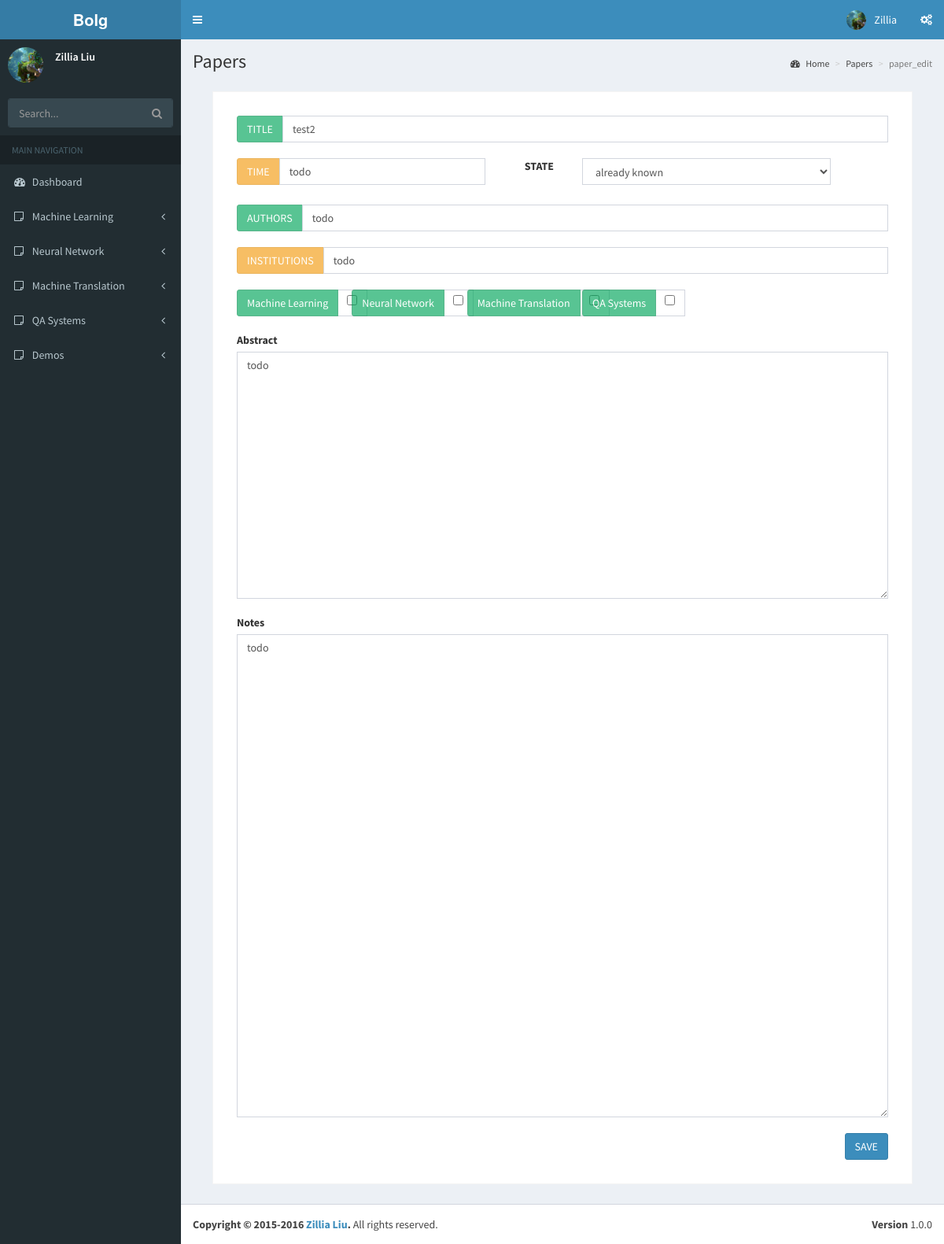
Page /paper_edit/21 on the committed database.
### backend/models.py (models this page shows)
class MySideBar(models.Model):
    id = models.AutoField(primary_key=True)
    entry_name = models.CharField(max_length=200)

class MyPapers(models.Model):
    id = models.AutoField(primary_key=True)
    time = models.CharField(max_length=100, default="0000-00-00")
    name = models.CharField(max_length=500)
    authors = models.CharField(max_length=200)
    institutions = models.CharField(max_length=200)
    abstract = models.TextField()
    notes = models.TextField()
    state = models.IntegerField(default=2)          # 0 already known; 1 to be reread; 2 to be implemented
    tag = models.TextField(default=None, null=True)

### front_web/views.py (the view)
# urls.py: url(r'^paper_edit/(.+)$', views.paper_edit, name=''),
def paper_edit(request, paper_id):
    context = load_context()
    if paper_id == 'new':
        raw_state = [['selected', "already known"], ['', "to be reread"], ['', "to be implemented"]]
        raw_tag = [[tag, ''] for tag in context["sidebar"]]
        context['paper_info'] = ['new', 'todo', 'todo', raw_state, raw_tag, 'todo', 'todo', 'todo', 'todo']
        return render(request, 'paper_edit.html', context)
    paper_object = MyPapers.objects.filter(id=int(paper_id))[0]
    paper_info = [paper_object.id, paper_object.name, paper_object.time,
                  paper_object.authors, paper_object.institutions, paper_object.abstract, paper_object.notes]
    paper_state = [['', "already known"], ['', "to be reread"], ['', "to be implemented"]]
    paper_state[paper_object.state][0] = 'selected'
    paper_info.insert(3, paper_state)
    paper_tag = []
    for tag in context["sidebar"]:
        if tag in json.loads(paper_object.tag):
            paper_tag.append([tag, 'checked'])
        else:
            paper_tag.append([tag, ''])
    paper_info.insert(4, paper_tag)
    context['paper_info'] = paper_info
    return render(request, 'paper_edit.html', context)

### front_web/views.py (called while the page is built)
def load_context():
    context = {}
    sidebar = [x.entry_name for x in MySideBar.objects.all()]
    context['sidebar'] = sidebar
    return context

### front_web/template/paper_edit.html (shortened to what this page needs)
{% extends "base.html" %}
{% load djangomarkdown %}
{% block sidebar_menu %}
    {% for bar in sidebar %}
        <li class="treeview">
            <a href="#">
                <i class="fa fa-sticky-note-o"></i> <span>{{ bar }}</span>
                <span class="pull-right-container">
                    <i class="fa fa-angle-left pull-right"></i>
                </span>
            </a>
        </li>
    {% endfor %}
{% endblock %}
{% block page_location %}Papers{% endblock %}
{% block page_location_list %}
    <li><a href="/zillia"><i class="fa fa-dashboard"></i> Home</a></li>
    <li><a href="/paper_lists">Papers</a></li>
    <li class="active">paper_edit</li>
{% endblock %}
{% block main_content %}
    <section class="invoice">
        <div class="row">
            <div class="col-xs-12">
                <form id="paper_edit_form" action="/submit_paper_edit/{{ paper_info.0 }}" method="post">
                    <div class="row">
                        <div class="col-xs-12">
                            <div class="input-group margin">
                                <div class="input-group-btn">
                                    <button type="button" class="btn btn-success" disabled>TITLE</button>
                                </div>
                                <input type="text" name="title" class="form-control" value="{{ paper_info.1 }}">
                            </div>
                        </div>
                        <div class="col-xs-5">
                            <div class="input-group margin">
                                <div class="input-group-btn">
                                    <button type="button" class="btn btn-warning" disabled>TIME</button>
                                </div>
                                <input type="text" name="time" class="form-control" value="{{ paper_info.2 }}">
                            </div>
                        </div>
                        <div class="col-xs-1">
                            <div class="margin">
                                <label>STATE</label>
                            </div>
                        </div>
                        <div class="col-xs-5">
                            <div class="margin">
                                <div class="form-group">
                                    <select class="form-control" name="state">
                                        {% for paper_state_option in paper_info.3 %}
                                            <option {{ paper_state_option.0 }}>{{ paper_state_option.1 }}</option>
                                        {% endfor %}
                                    </select>
                                </div>
                            </div>
                        </div>
                    </div>
                    <div class="row">
                        <div class="col-xs-12">
                            <div class="input-group margin">
                                <div class="input-group-btn">
                                    <button type="button" class="btn btn-success" disabled>AUTHORS</button>
                                </div>
                                <input type="text" name="authors" class="form-control" value="{{ paper_info.5 }}">
                            </div>
                        </div>
                        <div class="col-xs-12">
                            <div class="input-group margin">
                                <div class="input-group-btn">
                                    <button type="button" class="btn btn-warning" disabled>INSTITUTIONS</button>
                                </div>
                                <input type="text" name="institutions" class="form-control" value="{{ paper_info.6 }}">
                            </div>
                        </div>
                    </div>
                    <div class="row">
                        {% for tag_option in paper_info.4 %}
                            <div class="col-xs-2">
                                <div class="input-group margin">
                                    <div class="input-group-btn">
                                        <button type="button" class="btn btn-success" disabled>{{ tag_option.0 }}</button>
                                    </div>
                                    <span class="input-group-addon">
                                        <label>
                                            <input type="checkbox" value="{{ tag_option.0 }}" class="flat-red tag_option" {{ tag_option.1 }}>
                                        </label>
                                    </span>
                                </div>
                            </div>
                        {% endfor %}
                    </div>
                    <div class="row">
                        <div class="col-xs-12">
                            <div class="form-group margin">
                                <label>Abstract</label>
                                <textarea name="abstract" class="form-control" rows="15">{{ paper_info.7 }}</textarea>
                            </div>
                        </div>
                        <div class="col-xs-12">
                            <div class="form-group margin">
                                <label>Notes</label>
                                <textarea name="notes" class="form-control" rows="30">{{ paper_info.8 }}</textarea>
                            </div>
                        </div>
                    </div>
                    <div class="row">
                        <div class="col-xs-12">
                            <div class="margin pull-right">
                                <button type="submit" class="btn btn-primary" onclick="get_checklist();">SAVE</button>
                            </div>
                        </div>
                    </div>
                </form>
            </div>
        </div>
    </section>
{% endblock %}

### rows in the picture
MySideBar: sidebar "Machine Learning", entry_name "Machine Learning"
MySideBar: sidebar "Neural Network", entry_name "Neural Network"
MySideBar: sidebar "Machine Translation", entry_name "Machine Translation"
MySideBar: sidebar "QA Systems", entry_name "QA Systems"
MyPapers: title "test2", time "todo", authors "todo", institutions "todo", abstract "todo", notes "todo"

### other values in the picture
form field state "already known"
